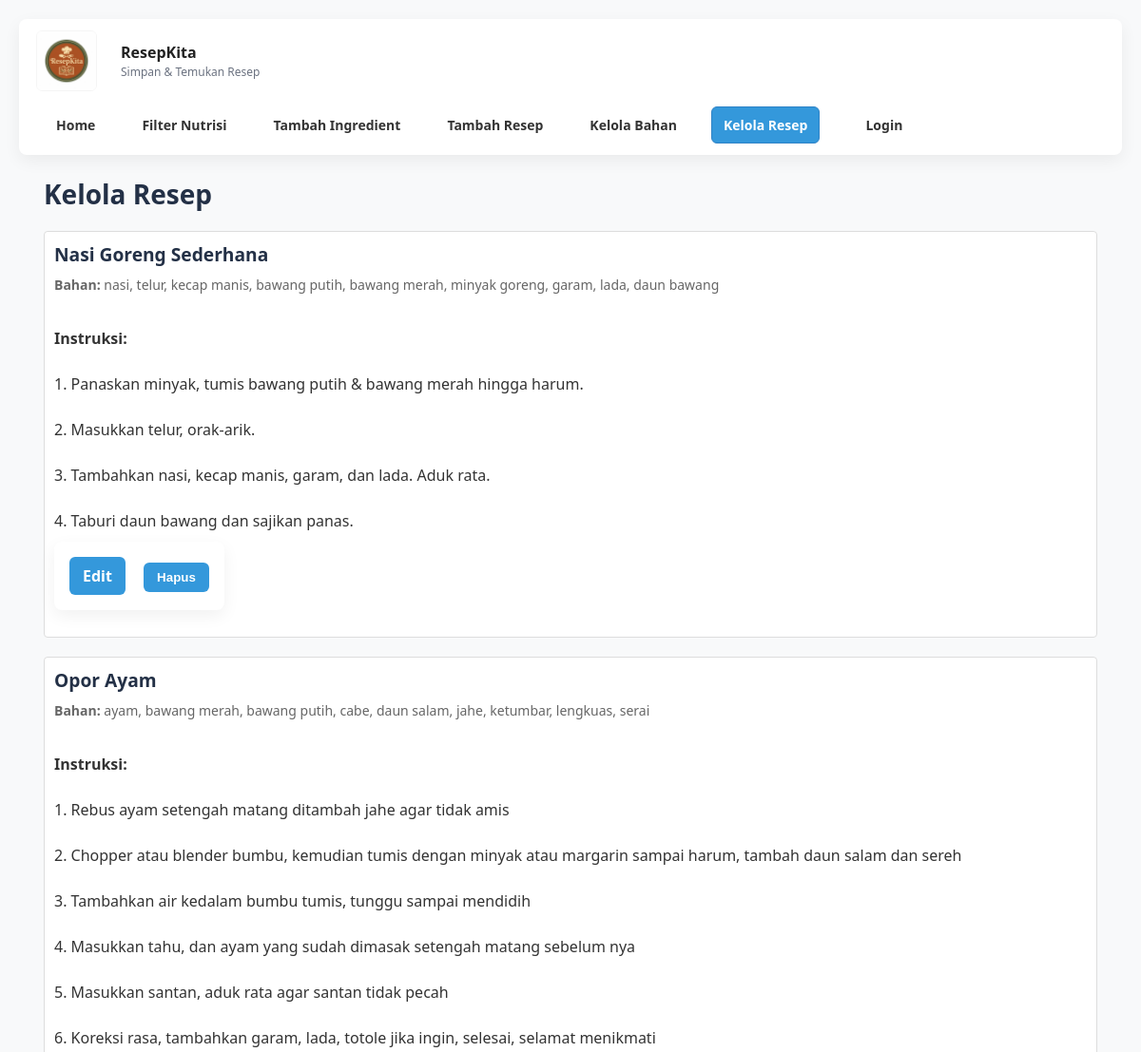
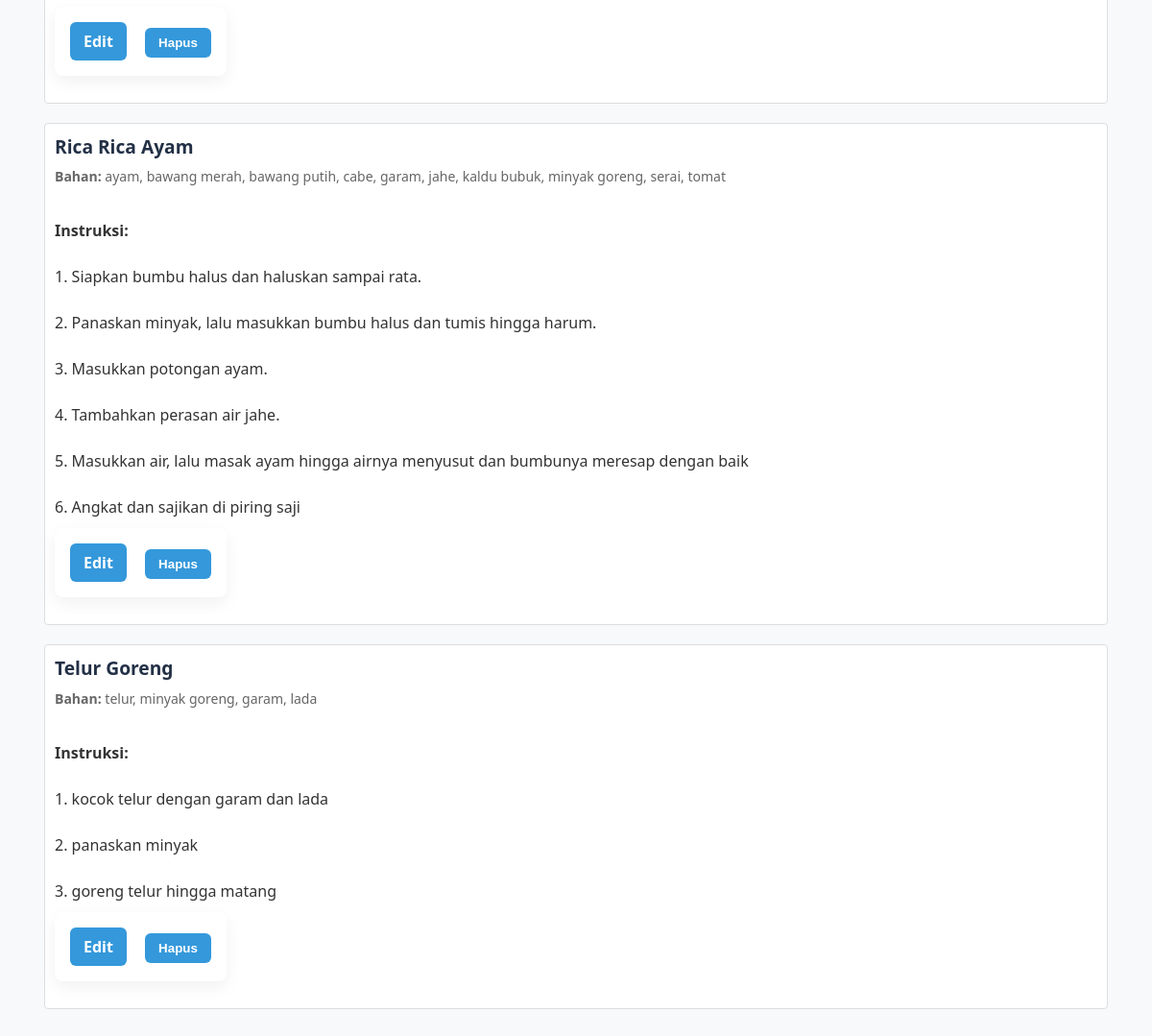
Page /manage_recipes.php on the earlier database version (2 pictures, top to bottom).
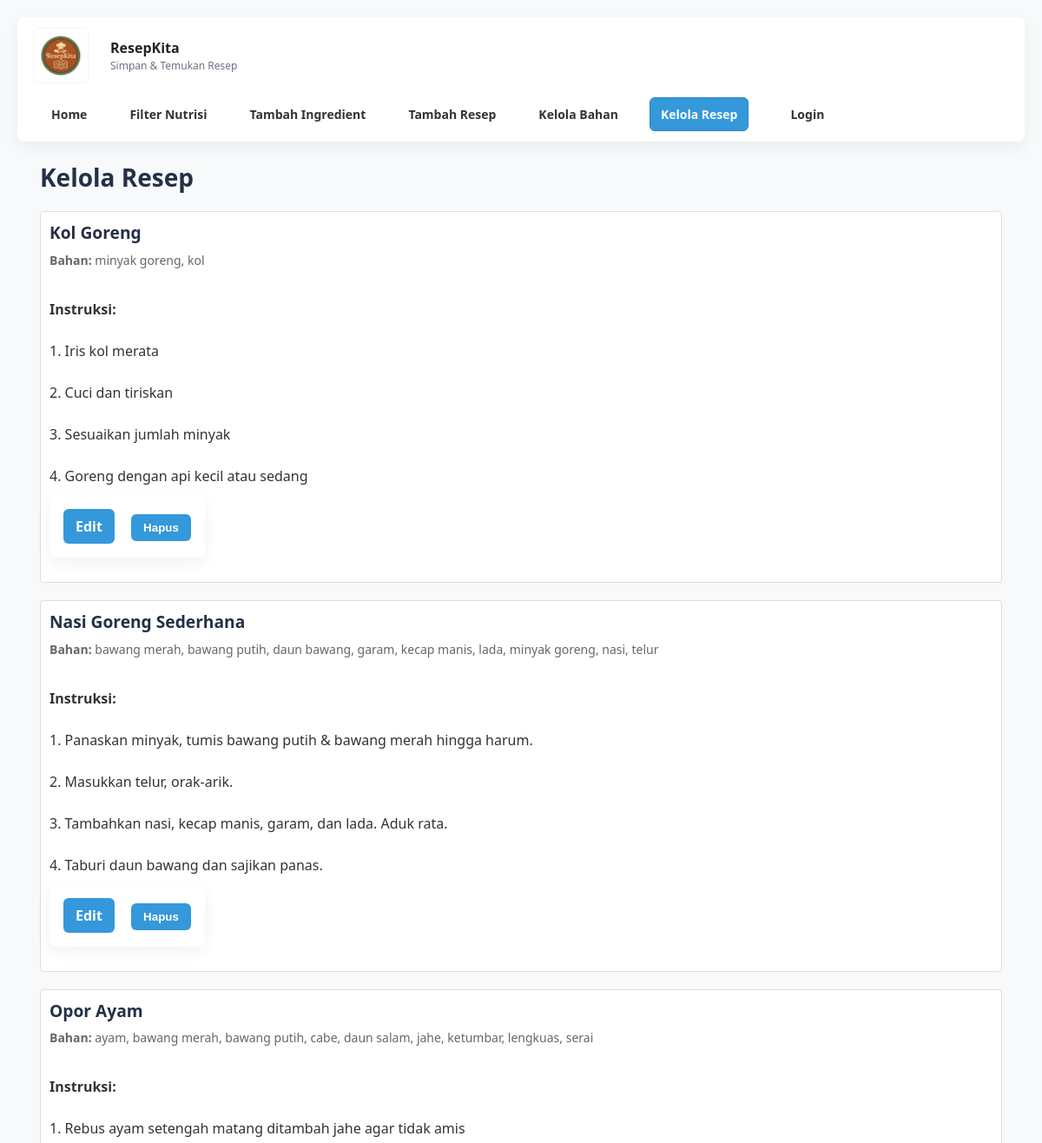
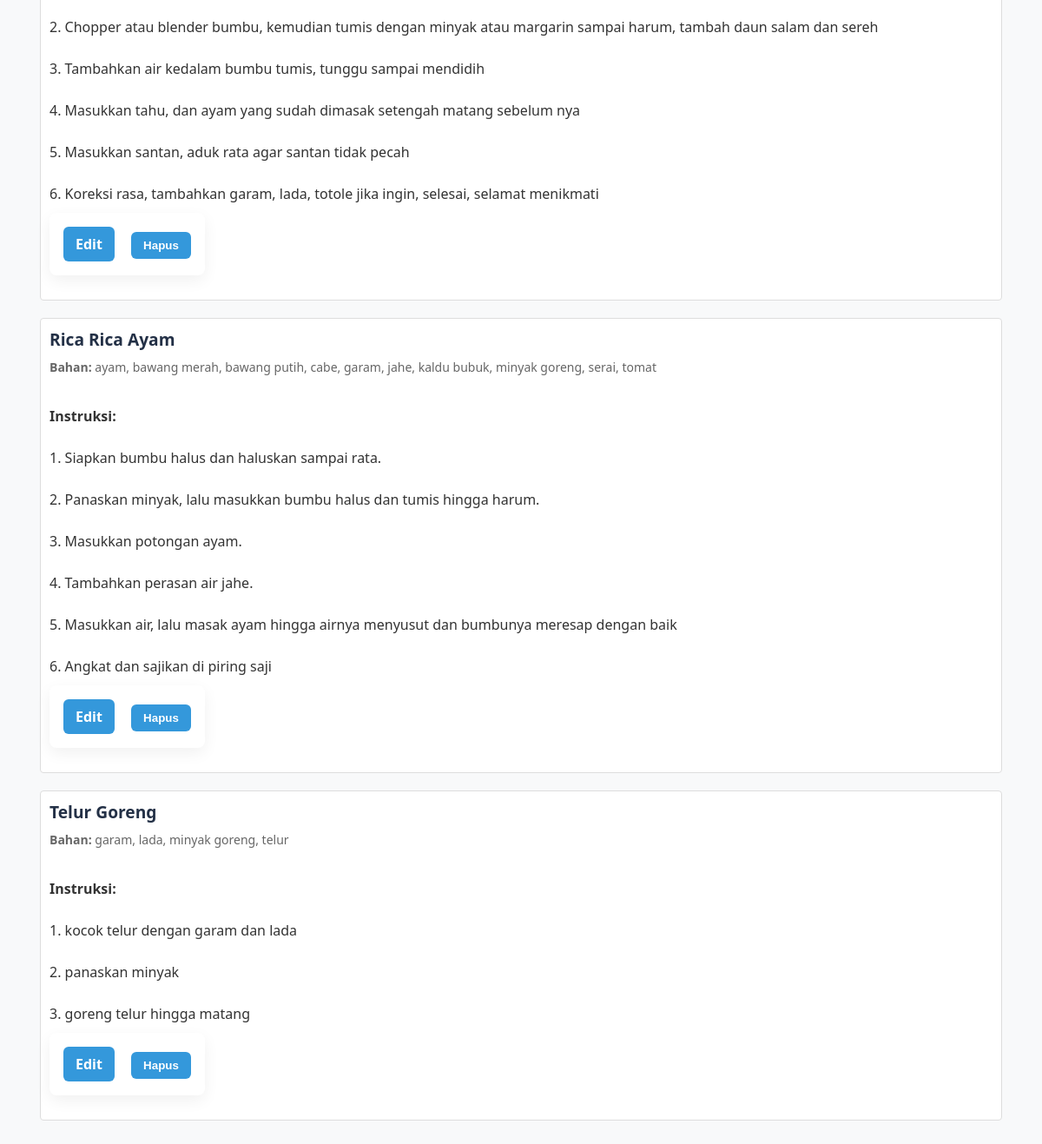
Same page on the later database version (2 pictures, top to bottom).
### tables this page shows
CREATE TABLE `recipes` (
  `id` int(11) NOT NULL,
  `title` varchar(255) NOT NULL,
  `ingredients` text NOT NULL,
  `instructions` text DEFAULT NULL,
  `created_at` timestamp NOT NULL DEFAULT current_timestamp(),
  `description` text DEFAULT NULL,
  `image_path` varchar(255) DEFAULT NULL
);

### public/manage_recipes.php (the view, shortened to what this page needs)
<?php
$user_name = isset($_SESSION['user_name']) ? $_SESSION['user_name'] : null;
$is_premium = isset($_SESSION['is_premium']) ? (int)$_SESSION['is_premium'] : 0;
$mysqli = new mysqli('localhost', 'root', '', 'resepkita');
$recipes = [];
$res = $mysqli->query("
    SELECT r.*, GROUP_CONCAT(i.name) as ingredient_names
    FROM recipes r
    LEFT JOIN recipe_ingredients ri ON r.id = ri.recipe_id
    LEFT JOIN ingredients i ON ri.ingredient_id = i.id
    GROUP BY r.id
    ORDER BY r.title
");
while ($row = $res->fetch_assoc()) {
    $recipes[] = $row;
}
?>
<!DOCTYPE html>
<html lang="id">
<head>
    <link rel="stylesheet" href="css/style.css">
</head>
<body>
    <nav>
        <div class="container">
            <div class="brand">
                <a href="index.php"><img src="img/logo.png" class="logo-img" alt="ResepKita"></a>
                <div>
                    <a href="index.php" style="display:block;text-decoration:none;color:inherit;"><strong>ResepKita</strong></a>
                    <div style="font-size:12px;color:#6b7280;">Simpan & Temukan Resep</div>
                </div>
            </div>
            <div class="nav-links">
                <a href="index.php">Home</a>
                <a href="nutrition_filter.php">Filter Nutrisi</a>
                <a href="add_ingredient.php">Tambah Ingredient</a>
                <a href="add_recipe.php">Tambah Resep</a>
                <a href="manage_ingredients.php">Kelola Bahan</a>
                <a href="manage_recipes.php" class="active">Kelola Resep</a>
                <?php if (!empty($user_name)): ?>
                    <span style="margin-left:12px;color:#2b6cb0;font-weight:600;">Halo, <?php echo htmlspecialchars($user_name); ?><?php if($is_premium) echo ' (Premium)'; ?></span>
                    <a href="logout.php" style="margin-left:10px;">Logout</a>
                <?php else: ?>
                    <a href="login.php" style="margin-left:12px;">Login</a>
                <?php endif; ?>
            </div>
        </div>
    </nav>
        <div class="container">
    <h1>Kelola Resep</h1>
    <?php if (empty($recipes)): ?>
        <p>Belum ada resep tersimpan.</p>
    <?php else: ?>
        <?php foreach ($recipes as $recipe): ?>
            <div class="recipe-card">
                <div class="recipe-title"><?php echo htmlspecialchars($recipe['title']); ?></div>
                <div class="recipe-ingredients">
                    <strong>Bahan:</strong> <?php echo htmlspecialchars($recipe['ingredients']); ?>
                </div>
                <?php if ($recipe['instructions']): ?>
                    <div class="recipe-instructions">
                        <strong>Instruksi:</strong><br>
                        <?php echo nl2br(htmlspecialchars($recipe['instructions'])); ?>
                    </div>
                <?php endif; ?>
                <div class="actions" style="margin-top:10px;">
                    <form method="post" action="" style="display:inline;">
                        <a href="edit_recipe.php?id=<?php echo $recipe['id']; ?>" class="button">Edit</a>
                        <button type="submit" name="delete" onclick="return confirm('Yakin hapus resep ini?');">Hapus</button>
                    </form>
                </div>
            </div>
        <?php endforeach; ?>
    <?php endif; ?>
</body>
</html>

### public/css/style.css (style rules this page uses)
:root { --bg:#f8f9fa; --card:#ffffff; --muted:#666; --accent:#3498db; --accent-dark:#2d82c6; --success:#d4edda; --danger:#f8d7da; --shadow: 0 6px 18px rgba(0,0,0,0.06); --radius:8px; --pad:16px; }
* { box-sizing:border-box }
body { margin:0; font-family: "Segoe UI", Tahoma, Geneva, Verdana, sans-serif; background:var(--bg); color:#222; line-height:1.5; padding:20px; }
.container { max-width:1140px; margin:0 auto; padding:0 16px; }
nav { background:var(--card); border-radius:var(--radius); box-shadow:var(--shadow); margin-bottom:20px; position:sticky; top:12px; z-index:100; }
nav .container { display:flex; align-items:center; gap:16px; padding:12px 8px; flex-wrap:wrap; }
.brand { display:flex; align-items:center; gap:10px; margin-right:8px; }
.brand .logo-img { height:64px; max-height:64px; width:auto; display:block; border-radius:6px; object-fit:contain; border:1px solid rgba(0,0,0,0.04); }
.nav-links { display:flex; gap:8px; align-items:center; flex-wrap:wrap; margin-left:8px; }
.nav-links a { display:inline-block; text-decoration:none; color:#333; padding:8px 12px; border-radius:6px; transition:all .18s ease; font-weight:600; font-size:14px; border:1px solid transparent; }
.nav-links a.active { background:var(--accent); color:white; border-color:var(--accent-dark); }
h1 { margin:0 0 18px 0; font-size:28px; color:#233046; }
form, .card { background:var(--card); padding:var(--pad); border-radius:var(--radius); box-shadow:var(--shadow); margin-bottom:18px; }
button, .button { background:var(--accent); color:white; border:none; padding:8px 14px; border-radius:6px; cursor:pointer; font-weight:600; text-decoration:none; display:inline-block; }
.recipe-card { border-radius:10px; padding:16px; background:#fff; border:1px solid #eef3f7; margin-bottom:12px; transition:transform .12s ease, box-shadow .12s ease; }
.recipe-title { font-weight:700; color:#233046; margin-bottom:6px; }
.recipe-ingredients { color:var(--muted); font-size:14px; margin-bottom:8px; }
.recipe-instructions { white-space:pre-line; color:#333; }
.actions { margin-top:12px; display:flex; gap:8px; flex-wrap:wrap; }

### public/manage_recipes.php (style rules this page uses)
.recipe-card { margin-bottom: 20px; padding: 10px; border: 1px solid #ddd; border-radius: 4px; }
.recipe-title { font-size: 1.2em; font-weight: bold; }
.recipe-ingredients { color: #666; margin: 5px 0; }
.recipe-instructions { margin-top: 10px; }
a { text-decoration: none; margin-right: 15px; color: #333; }

Differences in the rows shown:
added recipes: title "Kol Goreng", ingredients "minyak goreng, kol", instructions "1. Iris kol merata 2. Cuci dan tiriskan 3. Sesuaikan jumlah minyak 4. Goreng dengan api kecil atau sedang"
changed recipes "Nasi Goreng Sederhana": ingredients "nasi, telur, kecap manis, bawang putih, bawang merah, minyak goreng, garam, lada, daun bawang" → "bawang merah, bawang putih, daun bawang, garam, kecap manis, lada, minyak goreng, nasi, telur"
changed recipes "Telur Goreng": ingredients "telur, minyak goreng, garam, lada" → "garam, lada, minyak goreng, telur"
